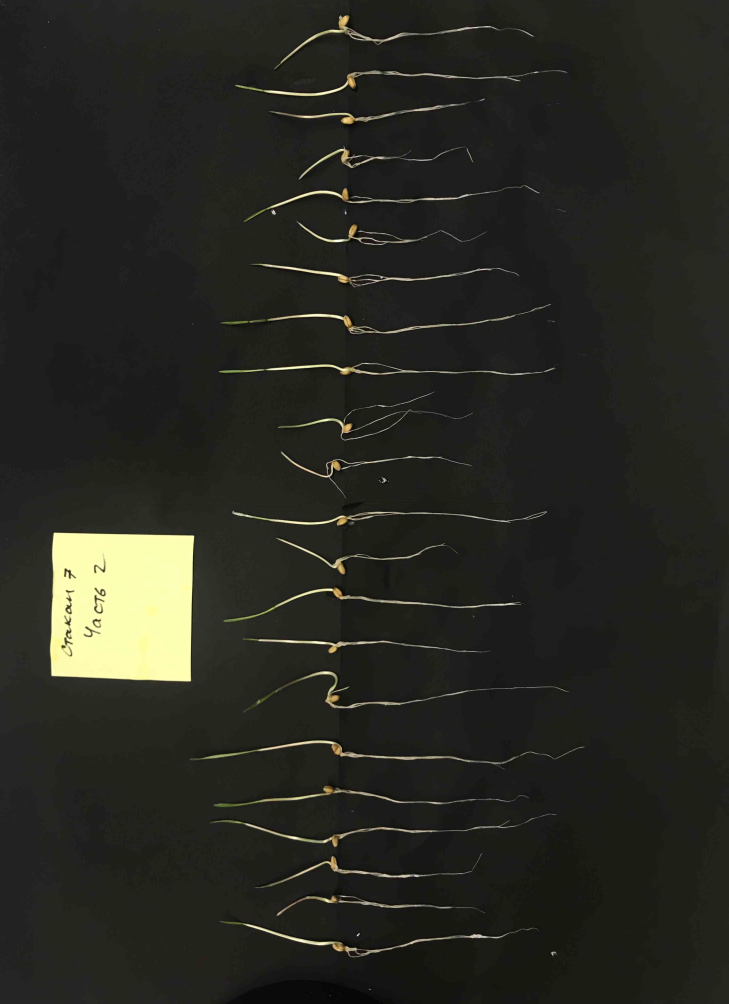
#> input picture gl7_p2.jpeg, 2916 x 4016 px, given as the content of the folder 4567days/4567days/, which was not available (shown at 1/4 size)
$ jupyter execute --allow-errors Pipline.ipynb   (shell and % lines are left out)   (older library calls are emulated)   (text cells are left out)
#> lines starting #> are read from the running program, lines starting #| are printed output that depends on the picture; pictures that were not available may be replaced by others from this repository, and a replacement may not be noted
[cell 1]
import imutils
from imutils import contours
import scipy
from scipy.spatial import distance as dist
import cv2 as cv
import numpy as np
import matplotlib
from matplotlib import pyplot as plt
import pandas as pd
from os import path, listdir
import os, random
import seaborn  as sns
import gc
import sys
import datetime
import csv
import math
from sklearn.linear_model import LinearRegression
import matplotlib.patches as mpatches
from collections import defaultdict
import time

[cell 2]
def nothing(*arg):
    pass

[cell 3]
def rotate_pic(img,rotate = None):
    rotate_dict = {90:cv.ROTATE_90_CLOCKWISE,
              180:cv.ROTATE_180,
              270:cv.ROTATE_90_COUNTERCLOCKWISE}
    if rotate!=None:
        if int(rotate)!=0:
            img = cv.rotate(img, rotate_dict[int(rotate)])
    return img

[cell 4]
# [4 lines left out: function pic_filename, not called in this run]

def hist(tmp_l,tmp_r_max, tmp_r_sum,tmp_p, whiskers_dict,path_to_file_folder_fixed, is_save = False, figname=None):
    fig, axes = plt.subplots(len(tmp_l.columns), 4, figsize=(35, 8*len(tmp_l.columns)))

    matplotlib.rcParams.update({'font.size': 20})
    param_type = 0
    fig.suptitle('X axis: Length, mm (root max, root sum and leaves); Area, mm2 (plant area);'
                 +'\n Y axis: Frequency, rel. units')
    param = ['leaves','roots_max','roots_sum', 'plant_area']
    for tmp in [tmp_l,tmp_r_max, tmp_r_sum, tmp_p]:
        iterator = 0

        for g in tmp_l.columns:
            tmp[g] = tmp[tmp[g]>0][g]
            plt.subplot(len(tmp.columns), 4, param_type+4*iterator+1)
            mean = round(pd.Series(tmp[g].values.reshape(-1)).dropna().mean())
            ci = round(whiskers_dict[param[param_type]][g])
            label = (str(param[param_type])+' '+str(g) +'\n'+
                     f'shapiro p-value = {scipy.stats.shapiro(pd.Series(tmp[g].values.reshape(-1)).dropna())[1]:.2e}'+
                    '\n'+'mean = '+str(mean)+'$\pm$'+str(ci))

            sns.distplot(pd.Series(tmp[g].values.reshape(-1)).dropna(),
                     color=sns.color_palette("Set2")[iterator],
                                 label=label)
            plt.xlim(left = 0)
            light = mpatches.Patch(color=sns.color_palette("Set2")[param_type], label=r'{param}'.format(param =  param[param_type]))
            plt.legend(loc = 'upper right')

            iterator +=1
        param_type+=1
#     plt.show()
    for ax in axes.flat:
        ax.set(xlabel='x-label', ylabel='y-label')

    if is_save:
        if figname is None:
            figname = pic_filename('hist','l_rm_rs',path_to_file_folder_fixed)
            print(path.join(path_to_output_dir,figname))
        plt.savefig(path.join(path_to_output_dir,figname),bbox_inches = 'tight')
    plt.show()

[cell 5]
def shapiro_test (df, columns_dict):
    import scipy.stats as sps
    shapiro_table = pd.DataFrame(index =list(str(x) for x in list(columns_dict[list(columns_dict.keys())[0]].keys())),
                                columns = columns_dict.keys())

    for i in list(columns_dict.keys()): # columns
        for j in shapiro_table.index: #strings
            sh_result = scipy.stats.shapiro(df[columns_dict[i][str(j)]].dropna().values.reshape(-1))[1]
            shapiro_table.loc[j][i]  =sh_result

    return shapiro_table

[cell 6]
# [21 lines left out: functions pvalue_calc, p_value_function, not called in this run]

[cell 7]
# [66 lines left out: functions pic_filename, bar_plot_function, not called in this run]

#> (a cell that did not finish here is left out)

[cell 9]
# [6 lines left out: function length, not called in this run]

[cell 10]
def folders_list_function(path_to_file_folder):
    folders_list=[]
    for filename_in_folder in listdir(path_to_file_folder):
        folders_list.append(filename_in_folder)

    if '.ipynb_checkpoints' in folders_list:
        folders_list.remove('.ipynb_checkpoints')
    if 'template' in folders_list:
        folders_list.remove('template')
    return folders_list

[cell 11]
def files_dicts(path_to_file_folder_fixed):
    plant_parameters = ['roots_sum','roots_max','plant_area','leaves']

    folders_list = folders_list_function(path_to_file_folder_fixed)

    leaves_dict = dict()
    for i in folders_list:
        leaves_dict[i] = []

    for g in folders_list:
    #     pic_num=0
        path_to_file_folder = path_to_file_folder_fixed
        path_to_file_folder = path.join(path_to_file_folder, str(g)+'/')
        for filename_in_folder in listdir(path_to_file_folder):
    #         pic_num +=1
    #         if pic_num>3:
    #             continue
            if filename_in_folder!='.ipynb_checkpoints':
                file_name = path.join(path_to_file_folder, filename_in_folder)
                leaves_dict[g].append('leaves_length_'+file_name)

    roots_dict = dict()
    for i in folders_list:
        roots_dict[i] = []

    for g in folders_list:
    #     pic_num=0
        path_to_file_folder = path_to_file_folder_fixed
        path_to_file_folder = path.join(path_to_file_folder, str(g)+'/')
        for filename_in_folder in listdir(path_to_file_folder):
    #         pic_num +=1
    #         if pic_num>3:
    #             continue
            if filename_in_folder!='.ipynb_checkpoints':
                file_name = path.join(path_to_file_folder, filename_in_folder)
                roots_dict[g].append('roots_length_'+file_name)

    roots_max_dict = dict()
    for i in folders_list:
        roots_max_dict[i] = []

    for g in folders_list:
        path_to_file_folder = path_to_file_folder_fixed
        path_to_file_folder = path.join(path_to_file_folder, str(g)+'/')
        for filename_in_folder in listdir(path_to_file_folder):
            if filename_in_folder!='.ipynb_checkpoints':
                file_name = path.join(path_to_file_folder, filename_in_folder)
                roots_max_dict[g].append('roots_max_length_'+file_name)

    plant_area_dict = dict()
    for i in folders_list:
        plant_area_dict[i] = []

    for g in folders_list:
        path_to_file_folder = path_to_file_folder_fixed
        path_to_file_folder = path.join(path_to_file_folder, str(g)+'/')
        for filename_in_folder in listdir(path_to_file_folder):
            if filename_in_folder!='.ipynb_checkpoints':
                file_name = path.join(path_to_file_folder, filename_in_folder)
                plant_area_dict[g].append('plant_area_'+file_name)

    dicts = {'roots_sum':roots_dict,
             'roots_max':roots_max_dict,
             'plant_area': plant_area_dict,
             'leaves':leaves_dict}

    return dicts

[cell 12]
# [14 lines left out: function drop_outliers, not called in this run]

[cell 13]
# [37 lines left out: functions pixel_color_conditions, drop_seeds_slow, drop_seeds, not called in this run]

[cell 14]
# [9 lines left out: function linear_approx, not called in this run]

[cell 15]
# [23 lines left out: function color_range_counter, not called in this run]

[cell 16]
# [56 lines left out: function find_paper, not called in this run]

[cell 17]
def random_file(path_to_file_folder):
    a=random.choice(os.listdir(path_to_file_folder))
    while (a=='template')|(a=='.ipynb_checkpoints'):
        a=random.choice(os.listdir(path_to_file_folder))
    path_to_file = path.join(path_to_file_folder, a+'/')
    b = random.choice(os.listdir(path_to_file))
    while (b=='.ipynb_checkpoints'):
        b=random.choice(os.listdir(path_to_file))
    path_to_file = path.join(path_to_file, b)
    return path_to_file

[cell 18]
class picture_params:
    count = 0
    def __init__(self):
        picture_params.count += 1
    # [13 lines left out: functions contour_params, color, not called in this run]

    def display_count(self):
        print('Groups total number: %d' % picture_params.count)

    def return_bl_params(self):
        return self.morph, self.gauss, self.canny_bottom, self.canny_top
    def display_element(self):
        attrs = vars(self)
        print(', '.join("%s: %s" % item for item in attrs.items()))

    def return_colors(self):
        return self.h1,self.h2,self.s1,self.s2,self.v1,self.v2

[cell 19]
def position_x_axes(src,divider):
    return src.shape[1]//divider

ppm = [7.45]
rotate = 270
path_to_file_folder_fixed = '4567days/4567days/'
path_to_output_dir = '4567days/4567days/'
paper_area = 79*79
paper_area_thresold = 5000
x_pos_divider = 10
contour_area_threshold = 1000 # look at your img size and evaluate the threshold, 1000 is recomended
template_filename = path_to_file_folder_fixed+'template/template.JPG'

[cell 20]
if __name__ == '__main__':
    def nothing(*arg):
        pass


cv.namedWindow( "result", cv.WINDOW_NORMAL ) # создаем главное окно
cv.namedWindow( "b" ) # создаем окно настроек

file_name =  random_file(path_to_file_folder_fixed)
src = cv.imread(file_name)
#> src is the input picture: shape (4016, 2916, 3); mean B, G, R 34.1, 40.6, 40.2
src = rotate_pic(src, rotate)
# создаем 6 бегунков для настройки начального и конечного цвета фильтра
cv.createTrackbar('morph', 'b', 0, 7, nothing)
cv.createTrackbar('gauss', 'b', 0, 7, nothing)
cv.createTrackbar('canny_bottom', 'b', 0, 255, nothing)
cv.createTrackbar('canny_top', 'b', 255, 255, nothing)
crange = [0,0,0, 0,0,0]

hsv = cv.cvtColor(src, cv.COLOR_BGR2HSV )
#> hsv: shape (2916, 4016, 3); mean H, S, V 22.2, 34.1, 40.8

while True:
#     img = cv.imread('6finish.jpg')

    # считываем значения бегунков

    init = [0,0,0,0]
    morph = cv.getTrackbarPos('morph', 'b')
    gauss = cv.getTrackbarPos('gauss', 'b')
    canny_bottom = cv.getTrackbarPos('canny_bottom', 'b')
    canny_top = cv.getTrackbarPos('canny_top', 'b')

    morph = 2* morph+1
    gauss = 2*gauss+1

    l = [morph, gauss, canny_bottom, canny_top]
    is_change = True
    is_change = any(init[i]!=l[i] for i in range (4))
    init = l


    ch = cv.waitKey(5)
#> (key Esc is pressed here)
    if ch == 27:
        break

    if (is_change):
        src=cv.imread(file_name)
        src = rotate_pic(src, rotate)
        gr = cv.cvtColor(src, cv.COLOR_BGR2GRAY)
        #         bl = cv.medianBlur(src, 3)
        bl=cv.GaussianBlur(src,(gauss,gauss),0)

        #         ret, thresh = cv.threshold(bl, 120,255,0)
        kernel = cv.getStructuringElement(cv.MORPH_ELLIPSE, (int(morph), int(morph)))
        closed = cv.morphologyEx(bl, cv.MORPH_CLOSE, kernel)
        canny = cv.Canny(closed, canny_bottom, canny_top)
        kernel = cv.getStructuringElement(cv.MORPH_ELLIPSE, (int(morph), int(morph)))
        closed = cv.morphologyEx(canny, cv.MORPH_CLOSE, kernel)
        contours0 = cv.findContours(closed.copy(), cv.RETR_EXTERNAL, cv.CHAIN_APPROX_SIMPLE)[0]
        # contours0 = contours0[0] if imutils.is_cv() else contours0[1]
        (contours0, _) = contours.sort_contours(contours0)


        for cont in contours0:
            center, radius = cv.minEnclosingCircle(cont)
            if ((cv.contourArea(cont)>contour_area_threshold)&
                (center[0] >src.shape[1]//4)&(center[0] < 2*src.shape[1]//3)):

                #сглаживание и определение количества углов
                sm = cv.arcLength(cont, True)
                apd = cv.approxPolyDP(cont, 0.02*sm, True)
                cv.drawContours(src, [cont], -1, (255,0,0), -2)

    if ch == 49:
        group_param = picture_params()
        picture_params.contour_params(group_param, morph,gauss,canny_bottom,canny_top)
    cv.imshow('result', src)
    ""
cv.destroyAllWindows()

[cell 21]
if __name__ == '__main__':
    def nothing(*arg):
        pass


cv.namedWindow( "result", cv.WINDOW_NORMAL ) # создаем главное окно
cv.namedWindow( "b" ) # создаем окно настроек

file_name = random_file(path_to_file_folder_fixed)
src = cv.imread(file_name)
src = rotate_pic(src, rotate)
template = cv.imread(template_filename,0)
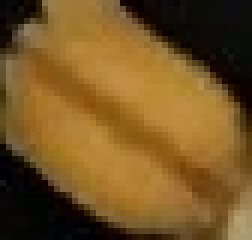
#> input picture photos/template/template.JPG, 42 x 40 px, given as the content of the folder 4567days/4567days/, which was not available (shown 6 times larger)
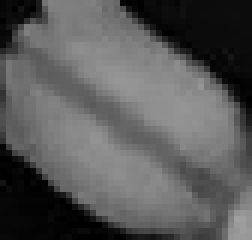
#> template: shape (40, 42) (shown 6 times larger); min 0, max 160, mean 88.9
template = rotate_pic(template, rotate)
#> call 3 of rotate_pic, with rotate = 270
#> in rotate_pic (call 3), `img = cv.rotate(img, rotate_dict[int(rotate)])`:
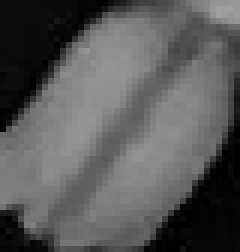
#> img: shape (42, 40) (shown 6 times larger); min 0, max 160, mean 88.9
w, h = template.shape[::-1]

methods = ['cv.TM_CCOEFF_NORMED']
for meth in methods:
    img = cv.imread(file_name,0)
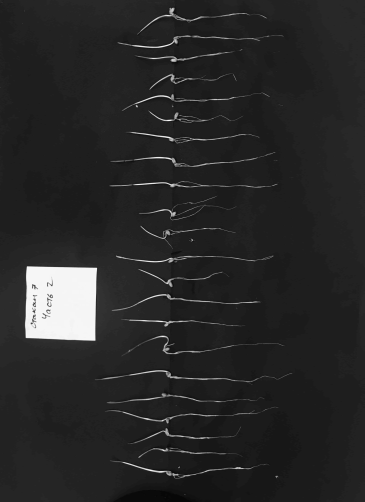
#> img: shape (4016, 2916) (shown at 1/8 size); min 0, max 255, mean 39.8
    img = rotate_pic(img, rotate)
#> call 4 of rotate_pic, with rotate = 270
#> in rotate_pic (call 4), `img = cv.rotate(img, rotate_dict[int(rotate)])`:
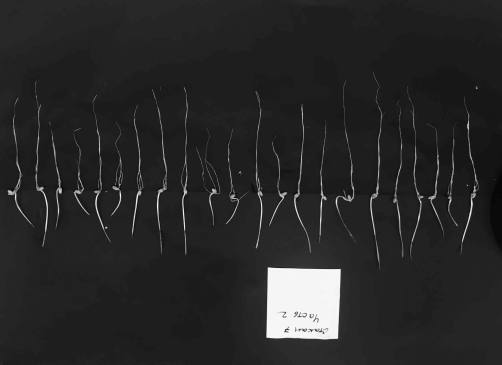
#> img: shape (2916, 4016) (shown at 1/8 size); min 0, max 255, mean 39.8
    method = eval(meth)
    # Apply template Matching
    res = cv.matchTemplate(img,template,method)
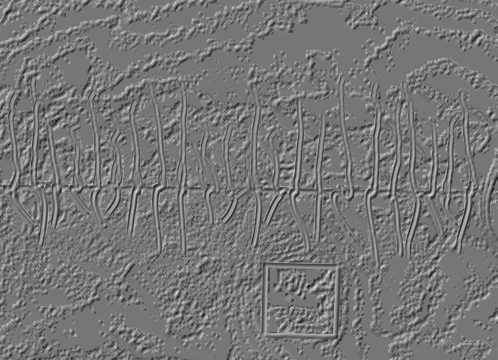
#> res: shape (2875, 3977) float32 (shown at 1/8 size); min -0.689, max 0.792, mean 0.00136; drawn with min black and max white
    threshold = 0.55
    loc = np.where( res > threshold)
#> loc = 2658 positions, rows 68 to 2598, columns 98 to 3976
    numbers0=[]
    for pt in zip(*loc[::-1]):
        if (pt[0] > src.shape[1]/3)&((pt[0] < 2*src.shape[1]/3)):
            numbers0.append(pt[0])
#> this loop made 2658 passes
#> pt on passes 1 to 3: (316, 68), (317, 68), (318, 68)
#> after the loop, numbers0 = 1228 values, max 2634 at index 518, min 1404 at index 1179, mean 2175.9
#             cv.rectangle(img, pt, (pt[0] + w, pt[1] + h), (0,0,255), 5)

    numbers = pd.Series(numbers0)
    Mean = numbers.mean()
#> Mean = 2175.9
    Median = numbers.median()
#> Median = 2351
    Mode = numbers.mode()[0]
    mean_left_x = int(Mode)-w//4
    mean_right_x = int(Mode) + 3*w//4
    mean_left_x = round(mean_left_x)
    mean_right_x = round(mean_right_x)

overlay = src.copy()
cv.rectangle(overlay, (0,src.shape[0]), (mean_left_x, 0), (0,224,79), -1)
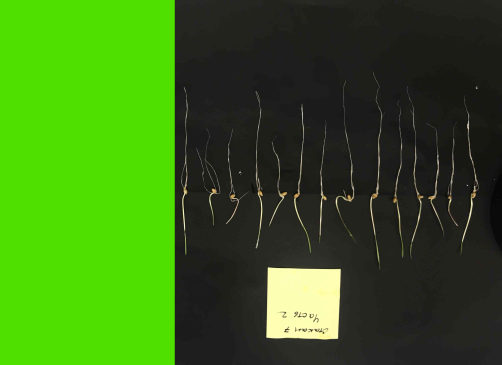
#> overlay: shape (2916, 4016, 3) (shown at 1/8 size); mean of channels 0, 1, 2 23.1, 106.3, 55.5; drawn as B, G, R
opacity = 0.25
cv.rectangle(overlay, (mean_right_x, src.shape[0]), (src.shape[1],0), (240,0,255), -5)
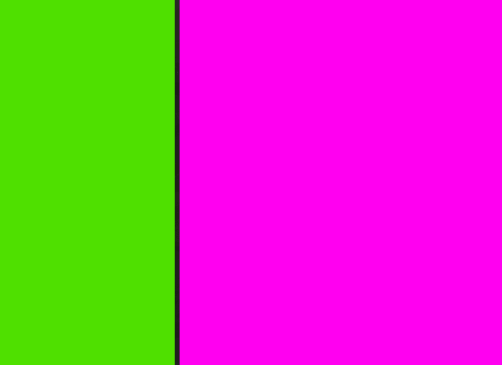
#> overlay: shape (2916, 4016, 3) (shown at 1/8 size); mean of channels 0, 1, 2 154.4, 78.3, 191.6; drawn as B, G, R
cv.addWeighted(overlay, opacity, src, 1 - opacity, 0, src)
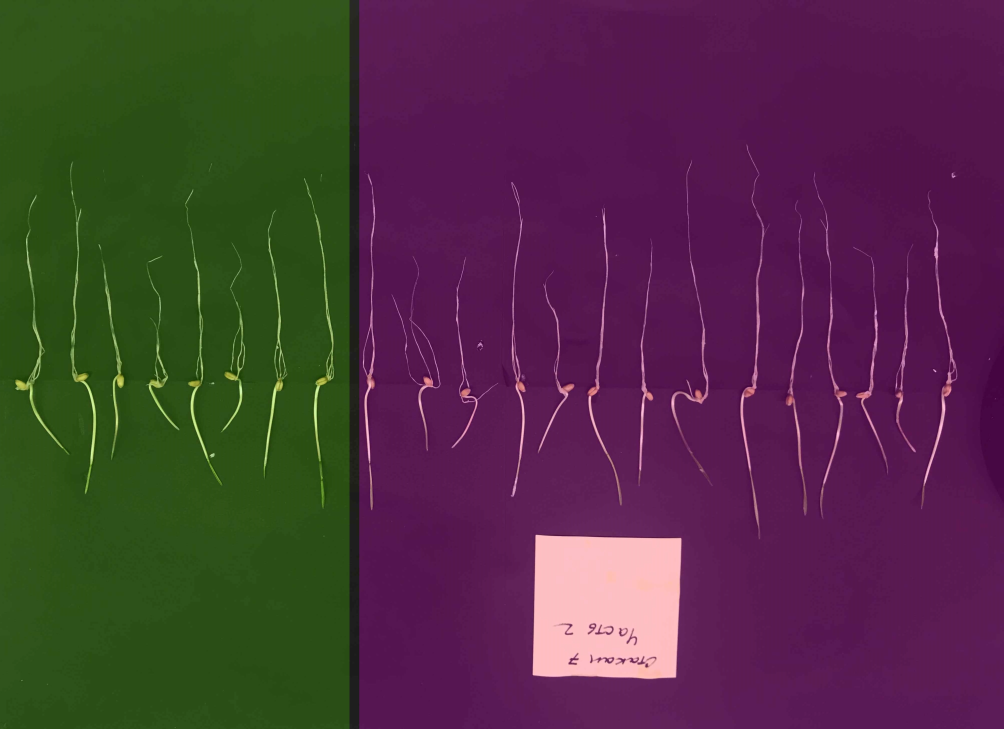
#> src: shape (2916, 4016, 3) (shown at 1/4 size); mean of channels 0, 1, 2 64.1, 49.9, 78; drawn as B, G, R

# создаем 6 бегунков для настройки начального и конечного цвета фильтра
cv.createTrackbar('h1', 'b', 0, 255, nothing)
cv.createTrackbar('s1', 'b', 0, 255, nothing)
cv.createTrackbar('v1', 'b', 0, 255, nothing)
cv.createTrackbar('h2', 'b', 255, 255, nothing)
cv.createTrackbar('s2', 'b', 255, 255, nothing)
cv.createTrackbar('v2', 'b', 255, 255, nothing)
crange = [0,0,0, 0,0,0]

hsv = cv.cvtColor(src, cv.COLOR_BGR2HSV )
#> hsv: shape (2916, 4016, 3); mean H, S, V 115.9, 179, 90.6

while True:
#     img = cv.imread('6finish.jpg')

    # считываем значения бегунков
    h1 = cv.getTrackbarPos('h1', 'b')
    s1 = cv.getTrackbarPos('s1', 'b')
    v1 = cv.getTrackbarPos('v1', 'b')
    h2 = cv.getTrackbarPos('h2', 'b')
    s2 = cv.getTrackbarPos('s2', 'b')
    v2 = cv.getTrackbarPos('v2', 'b')


    # формируем начальный и конечный цвет фильтра
    h_min = np.array((h1, s1, v1), np.uint8)
    h_max = np.array((h2, s2, v2), np.uint8)

    # накладываем фильтр на кадр в модели HSV
    thresh = cv.inRange(hsv, h_min, h_max)
#> thresh: shape (2916, 4016); every value is 255

    cv.imshow('result', thresh)

    ch = cv.waitKey(5)
#> (key Esc is pressed here)
    if ch == 27:
        break
    if ch == 49:
        v_min_l = cv.getTrackbarPos('v1', 'b')
        v_max_l = cv.getTrackbarPos('v2', 'b')
        s_min_l = cv.getTrackbarPos('s1', 'b')
        s_max_l = cv.getTrackbarPos('s2', 'b')
        h_max_l = cv.getTrackbarPos('h2', 'b')
        h_min_l = cv.getTrackbarPos('h1', 'b')
        group_param_leaves = picture_params()
        picture_params.color(group_param_leaves,h_min_l,h_max_l,s_min_l,s_max_l,v_min_l,v_max_l)
    if ch == 50:
        v_min_r = cv.getTrackbarPos('v1', 'b')
        v_max_r = cv.getTrackbarPos('v2', 'b')
        s_min_r = cv.getTrackbarPos('s1', 'b')
        s_max_r = cv.getTrackbarPos('s2', 'b')
        h_max_r = cv.getTrackbarPos('h2', 'b')
        h_min_r = cv.getTrackbarPos('h1', 'b')
        group_param_roots = picture_params()
        picture_params.color(group_param_roots,h_min_r,h_max_r,s_min_r,s_max_r,v_min_r,v_max_r)

cv.destroyAllWindows()
del src, img, hsv, thresh, overlay

[cell 22]
if __name__ == '__main__':
    def nothing(*arg):
        pass


cv.namedWindow( "result", cv.WINDOW_NORMAL ) # создаем главное окно
cv.namedWindow( "b" ) # создаем окно настроек

file_name = random_file(path_to_file_folder_fixed)
src = cv.imread(file_name)
src = rotate_pic(src, rotate)
# src=cv.imdecode(np.fromfile(file_name, dtype=np.uint8), cv.IMREAD_UNCHANGED)
cap=src
# cap = cv.imread('6finish.jpg')
# создаем 6 бегунков для настройки начального и конечного цвета фильтра
cv.createTrackbar('h1', 'b', 0, 255, nothing)
cv.createTrackbar('s1', 'b', 0, 255, nothing)
cv.createTrackbar('v1', 'b', 0, 255, nothing)
cv.createTrackbar('h2', 'b', 255, 255, nothing)
cv.createTrackbar('s2', 'b', 255, 255, nothing)
cv.createTrackbar('v2', 'b', 255, 255, nothing)
crange = [0,0,0, 0,0,0]

hsv = cv.cvtColor(src, cv.COLOR_BGR2HSV )

while True:
#     img = cv.imread('6finish.jpg')

    # считываем значения бегунков
    h1 = cv.getTrackbarPos('h1', 'b')
    s1 = cv.getTrackbarPos('s1', 'b')
    v1 = cv.getTrackbarPos('v1', 'b')
    h2 = cv.getTrackbarPos('h2', 'b')
    s2 = cv.getTrackbarPos('s2', 'b')
    v2 = cv.getTrackbarPos('v2', 'b')


    # формируем начальный и конечный цвет фильтра
    h_min = np.array((h1, s1, v1), np.uint8)
    h_max = np.array((h2, s2, v2), np.uint8)

    # накладываем фильтр на кадр в модели HSV
    thresh = cv.inRange(hsv, h_min, h_max)

    cv.imshow('result', thresh)

    ch = cv.waitKey(5)
#> (key Esc is pressed here)
    if ch == 27:
        break
    if ch == 49:
        v_min_s = cv.getTrackbarPos('v1', 'b')
        v_max_s = cv.getTrackbarPos('v2', 'b')
        s_min_s = cv.getTrackbarPos('s1', 'b')
        s_max_s = cv.getTrackbarPos('s2', 'b')
        h_max_s = cv.getTrackbarPos('h2', 'b')
        h_min_s = cv.getTrackbarPos('h1', 'b')
        group_param_seeds = picture_params()
        picture_params.color(group_param_seeds,h_min_s,h_max_s,s_min_s,s_max_s,v_min_s,v_max_s)

# cap.release()
cv.destroyAllWindows()
del src, cap, hsv, thresh

#> (a cell that did not finish here is left out)

[cell 24]
def midpoint(ptA, ptB):
    return ((ptA[0] + ptB[0]) * 0.5, (ptA[1] + ptB[1]) * 0.5)

measure_full2 = pd.DataFrame(columns=[],index=np.arange(30))
# ppm - pixel per metric, массив с коэфам пересчета пикселя в мм, на случай плохого поиска стикера на фото

folders_list = folders_list_function(path_to_file_folder_fixed)
# pic_num=0
#> (the rest of this cell did not finish here and is left out)

[cell 25]
dicts = files_dicts(path_to_file_folder_fixed)
roots_sum_dict, roots_max_dict, plant_area_dict, leaves_dict = dicts.values()

#> (a cell that did not finish here is left out)

#> (a cell that did not finish here is left out)

[cell 28]
plant_parameters = ['roots_sum','roots_max','plant_area','leaves']
v= [0,0,0,0]
p_value_dict = dict(zip(plant_parameters, v))
#> (the rest of this cell did not finish here and is left out)

[cell 29]
whiskers_dict = {'roots_sum': {},
               'roots_max': {},
               'plant_area': {},
               'leaves': {}}
result_dict = {'roots_sum': '',
               'roots_max': '',
               'plant_area': '',
               'leaves': '',
              'full_file_photo_separated': measure_full2}

#> (the rest of this cell did not finish here and is left out)

#> (a cell that did not finish here is left out)
